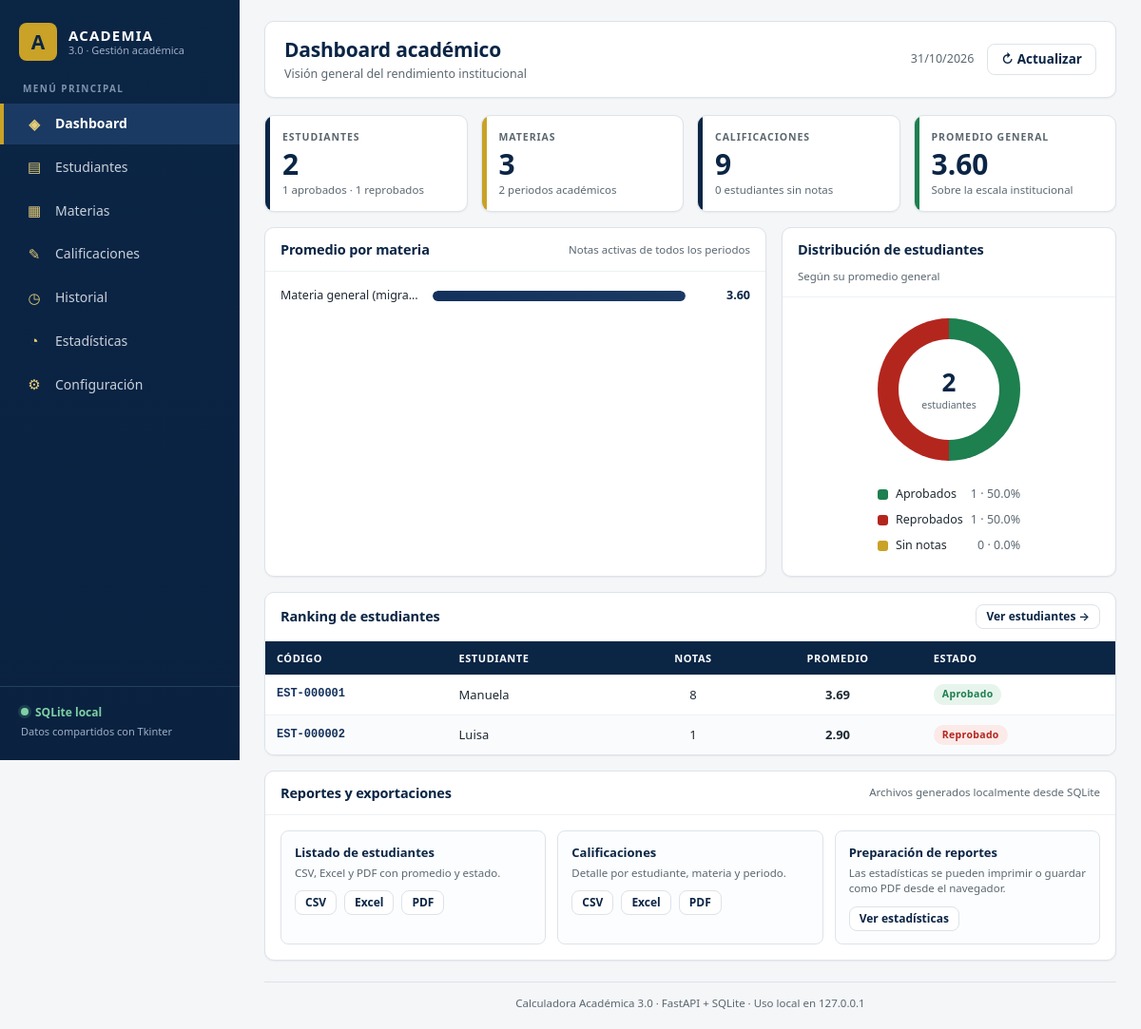
The page / on the database its author committed.
### tables this page shows
CREATE TABLE calificaciones (
    id             TEXT PRIMARY KEY,
    inscripcion_id TEXT NOT NULL REFERENCES inscripciones(id) ON DELETE RESTRICT,
    nota           REAL NOT NULL,
    descripcion    TEXT,
    fecha          TEXT NOT NULL,
    origen         TEXT NOT NULL DEFAULT 'app',
    creado_en      TEXT NOT NULL,
    anulada_en     TEXT
);

CREATE TABLE materias (
    id             TEXT PRIMARY KEY,
    codigo         TEXT NOT NULL UNIQUE,
    nombre         TEXT NOT NULL,
    creditos       REAL NOT NULL DEFAULT 0 CHECK (creditos >= 0),
    creado_en      TEXT NOT NULL,
    actualizado_en TEXT NOT NULL,
    eliminado_en   TEXT
);

CREATE TABLE estudiantes (
    id                 TEXT PRIMARY KEY,
    codigo             TEXT NOT NULL UNIQUE,
    nombre             TEXT NOT NULL CHECK (length(trim(nombre)) > 0),
    nombre_normalizado TEXT NOT NULL,
    correo             TEXT,
    origen             TEXT NOT NULL DEFAULT 'app'
                       CHECK (origen IN ('app', 'json_migracion')),
    huella_migracion   TEXT UNIQUE,
    creado_en          TEXT NOT NULL,
    actualizado_en     TEXT NOT NULL,
    eliminado_en       TEXT
);

### app/web/rutas.py (the view)
@router.get("/")
def dashboard(
    request: Request,
    servicios: Servicios = Depends(servicios_lectura),
):
    resumen = servicios.analisis.resumen()
    return _render(
        request,
        "dashboard.html",
        "dashboard",
        resumen=resumen,
        porcentajes=_porcentajes(
            resumen.aprobados, resumen.reprobados, resumen.sin_notas
        ),
        max_materia=_maximo(resumen.por_materia),
        ranking=sorted(
            resumen.estudiantes,
            key=lambda fila: (
                fila.promedio is None,
                -(fila.promedio or 0.0),
                fila.estudiante.nombre,
            ),
        )[:8],
    )

### app/web/templates/dashboard.html (shortened to what this page needs)
{% extends "base.html" %}
{% block encabezado %}Dashboard académico{% endblock %}
{% block subencabezado %}Visión general del rendimiento institucional{% endblock %}
{% block contenido %}
<section class="tarjetas">
  <article class="tarjeta azul">
    <span class="etiqueta">Estudiantes</span>
    <strong class="valor">{{ resumen.total_estudiantes }}</strong>
    <span class="pista">{{ resumen.aprobados }} aprobados · {{ resumen.reprobados }} reprobados</span>
  </article>
  <article class="tarjeta">
    <span class="etiqueta">Materias</span>
    <strong class="valor">{{ resumen.total_materias }}</strong>
    <span class="pista">{{ resumen.total_periodos }} periodos académicos</span>
  </article>
  <article class="tarjeta azul">
    <span class="etiqueta">Calificaciones</span>
    <strong class="valor">{{ resumen.total_calificaciones }}</strong>
    <span class="pista">{{ resumen.sin_notas }} estudiantes sin notas</span>
  </article>
  <article class="tarjeta verde">
    <span class="etiqueta">Promedio general</span>
    <strong class="valor">{{ resumen.promedio_general|promedio }}</strong>
    <span class="pista">Sobre la escala institucional</span>
  </article>
</section>
<div class="rejilla ancha">
  <section class="panel">
    <div class="panel-cabecera">
      <h2>Promedio por materia</h2>
      <span class="subtitulo">Notas activas de todos los periodos</span>
    </div>
    <div class="panel-cuerpo">
      {% if resumen.por_materia %}
      <div class="barras">
        {% for punto in resumen.por_materia %}
        <div class="barra-fila">
          <span class="barra-etiqueta" title="{{ punto.etiqueta }}">{{ punto.etiqueta }}</span>
          <div class="barra-pista">
            <div class="barra-relleno" style="width: {{ (punto.valor / max_materia * 100)|round(1) }}%"></div>
          </div>
          <span class="barra-valor">{{ punto.valor|promedio }}</span>
        </div>
        {% endfor %}
      </div>
      {% else %}
      <p class="vacio">Aún no hay calificaciones registradas.</p>
      {% endif %}
    </div>
  </section>
  <section class="panel">
    <div class="panel-cabecera">
      <h2>Distribución de estudiantes</h2>
      <span class="subtitulo">Según su promedio general</span>
    </div>
    <div class="panel-cuerpo">
      <div class="dona-zona">
        <div class="dona" style="background: conic-gradient(#1E7F4F 0 {{ porcentajes.aprobados }}%, #B3261E {{ porcentajes.aprobados }}% {{ porcentajes.aprobados + porcentajes.reprobados }}%, #C9A227 {{ porcentajes.aprobados + porcentajes.reprobados }}% 100%);">
          <div class="dona-centro">
            <strong>{{ resumen.total_estudiantes }}</strong>
            <span>estudiantes</span>
          </div>
        </div>
        <ul class="leyenda">
          <li><span class="muestra" style="background:#1E7F4F"></span> Aprobados <span class="cantidad">{{ resumen.aprobados }} · {{ porcentajes.aprobados }}%</span></li>
          <li><span class="muestra" style="background:#B3261E"></span> Reprobados <span class="cantidad">{{ resumen.reprobados }} · {{ porcentajes.reprobados }}%</span></li>
          <li><span class="muestra" style="background:#C9A227"></span> Sin notas <span class="cantidad">{{ resumen.sin_notas }} · {{ porcentajes.sin_notas }}%</span></li>
        </ul>
      </div>
    </div>
  </section>
</div>
<section class="panel">
  <div class="panel-cabecera">
    <h2>Ranking de estudiantes</h2>
    <a class="boton secundario pequeno" href="/estudiantes">Ver estudiantes →</a>
  </div>
  <div class="panel-cuerpo sin-relleno">
    {% if ranking %}
    <div class="tabla-envoltura">
      <table class="tabla">
        <thead>
          <tr>
            <th>Código</th>
            <th>Estudiante</th>
            <th class="num">Notas</th>
            <th class="num">Promedio</th>
            <th>Estado</th>
          </tr>
        </thead>
        <tbody>
          {% for fila in ranking %}
          <tr>
            <td class="codigo">{{ fila.estudiante.codigo }}</td>
            <td>{{ fila.estudiante.nombre }}</td>
            <td class="num">{{ fila.notas }}</td>
            <td class="num"><strong>{{ fila.promedio|promedio }}</strong></td>
            <td><span class="insignia {{ fila.estado|clase_estado }}">{{ fila.estado|estado_legible }}</span></td>
          </tr>
          {% endfor %}
        </tbody>
      </table>
    </div>
    {% else %}
    <p class="vacio">Aún no hay estudiantes registrados. Empieza creando uno desde la sección Estudiantes.</p>
    {% endif %}
  </div>
</section>
<section class="panel" style="margin-top:16px">
  <div class="panel-cabecera">
    <h2>Reportes y exportaciones</h2>
    <span class="subtitulo">Archivos generados localmente desde SQLite</span>
  </div>
  <div class="panel-cuerpo">
    <div class="reportes">
      <div class="reporte">
        <strong>Listado de estudiantes</strong>
        <span>CSV, Excel y PDF con promedio y estado.</span>
        <div class="acciones">
          <a class="boton secundario pequeno" href="/exportar/estudiantes.csv">CSV</a>
          <a class="boton secundario pequeno" href="/exportar/estudiantes.xlsx">Excel</a>
          <a class="boton secundario pequeno" href="/exportar/estudiantes.pdf">PDF</a>
        </div>
      </div>
      <div class="reporte">
        <strong>Calificaciones</strong>
        <span>Detalle por estudiante, materia y periodo.</span>
        <div class="acciones">
          <a class="boton secundario pequeno" href="/exportar/calificaciones.csv">CSV</a>
          <a class="boton secundario pequeno" href="/exportar/calificaciones.xlsx">Excel</a>
          <a class="boton secundario pequeno" href="/exportar/calificaciones.pdf">PDF</a>
        </div>
      </div>
      <div class="reporte">
        <strong>Preparación de reportes</strong>
        <span>Las estadísticas se pueden imprimir o guardar como PDF desde el navegador.</span>
        <div class="acciones">
          <a class="boton secundario pequeno" href="/estadisticas">Ver estadísticas</a>
        </div>
      </div>
    </div>
  </div>
</section>
{% endblock %}

### rows shown on the page
calificaciones: etiqueta "Materia general (migra…", {{ (punto.valor / max_materia * 100)|round(1) }} 100.0 (drawn), valor|promedio "3.60"
estudiantes: estudiante.codigo "EST-000001", estudiante.nombre "Manuela"
estudiantes: estudiante.codigo "EST-000002", estudiante.nombre "Luisa"

### other values the page prints
{{ hoy }} "31/10/2026"
{{ resumen.total_estudiantes }} "2"
{{ resumen.aprobados }} "1"
{{ resumen.reprobados }} "1"
{{ resumen.total_materias }} "3"
{{ resumen.total_periodos }} "2"
{{ resumen.total_calificaciones }} "9"
{{ resumen.sin_notas }} "0"
{{ resumen.promedio_general|promedio }} "3.60"
{{ porcentajes.aprobados }} "50.0"
{{ porcentajes.reprobados }} "50.0"
{{ porcentajes.sin_notas }} "0.0"
{{ fila.notas }} "8" "1"
{{ fila.promedio|promedio }} "3.69" "2.90"
{{ fila.estado|estado_legible }} "Aprobado" "Reprobado"
